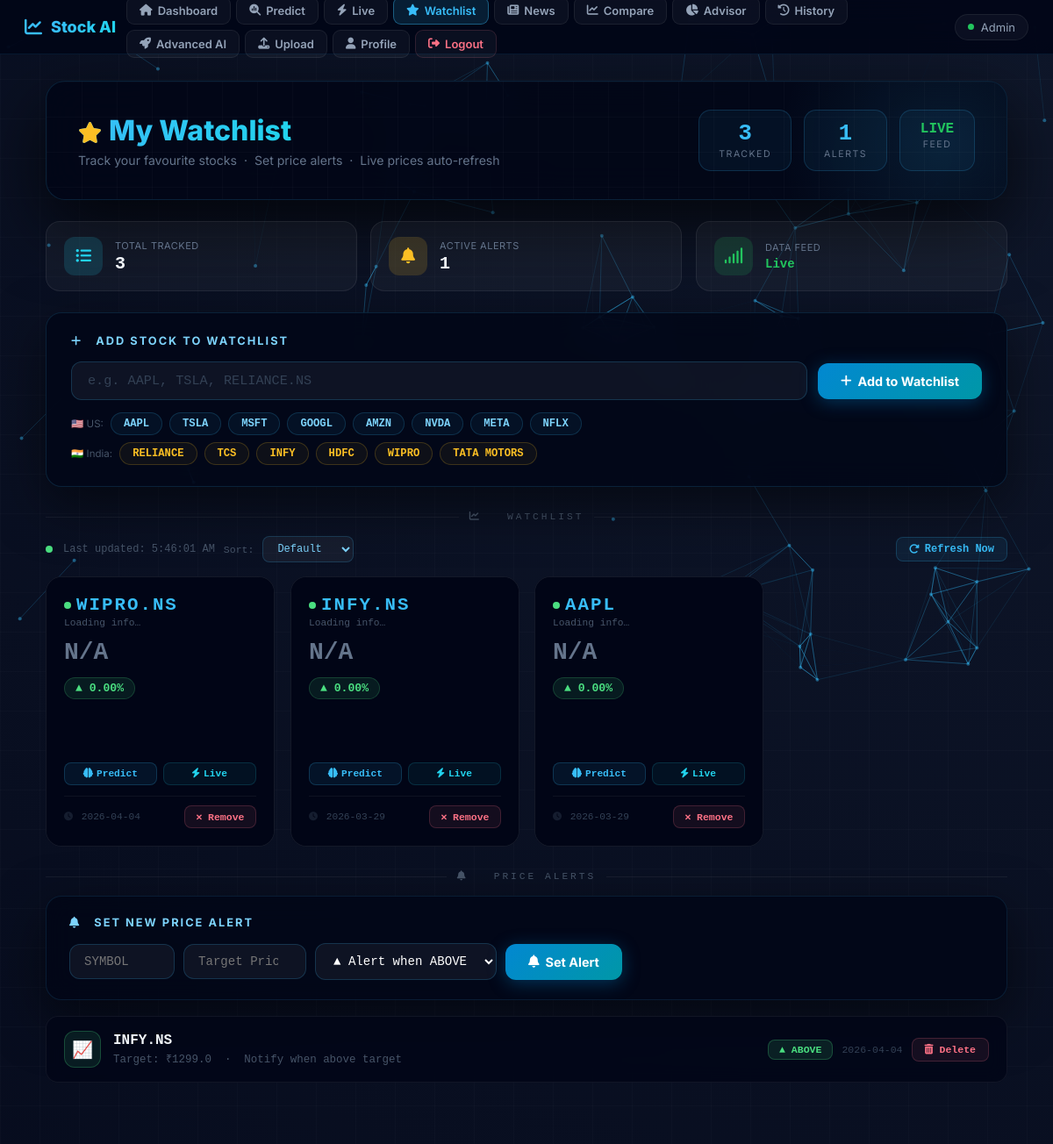
Screenshot of /watchlist (signed in) with the database file from the repository.
### tables this page shows
CREATE TABLE watchlist (
            id INTEGER PRIMARY KEY AUTOINCREMENT,
            username TEXT NOT NULL,
            symbol TEXT NOT NULL,
            added_at TIMESTAMP DEFAULT CURRENT_TIMESTAMP
        );

CREATE TABLE alerts (
            id           INTEGER PRIMARY KEY AUTOINCREMENT,
            username     TEXT    NOT NULL,
            symbol       TEXT    NOT NULL,
            target_price REAL    NOT NULL,
            direction    TEXT    NOT NULL DEFAULT 'above',
            created_at   TIMESTAMP DEFAULT CURRENT_TIMESTAMP
        );

### backend/routes/new_routes.py (the view)
    @app.route("/watchlist")
    def watchlist():
        if "user" not in session:
            return redirect(url_for("login"))
        username = session["user"]
        wl      = _get_watchlist(username)
        alerts  = _get_alerts(username)
        return render_template("watchlist.html", watchlist=wl, alerts=alerts)

### backend/routes/new_routes.py (called while the page is built)
def _get_watchlist(username):
    try:
        conn = sqlite3.connect(DB_PATH)
        c = conn.cursor()
        c.execute("SELECT symbol, added_at FROM watchlist WHERE username=? ORDER BY added_at DESC",
                  (username,))
        rows = c.fetchall()
        conn.close()
        return [{"symbol": r[0], "added_at": r[1]} for r in rows]
    except Exception as e:
        print(f"[new_routes] get_watchlist error: {e}")
        return []

def _get_alerts(username):
    try:
        conn = sqlite3.connect(DB_PATH)
        c = conn.cursor()
        c.execute("""SELECT id, symbol, target_price, direction, created_at
                     FROM alerts WHERE username=? ORDER BY created_at DESC""",
                  (username,))
        rows = c.fetchall()
        conn.close()
        return [{"id":r[0],"symbol":r[1],"target_price":r[2],
                 "direction":r[3],"created_at":r[4]} for r in rows]
    except Exception as e:
        print(f"[new_routes] get_alerts error: {e}")
        return []

### backend/templates/watchlist.html (shortened to what this page needs)
<!DOCTYPE html>
<html lang="en">
<head>
<link rel="stylesheet" href="https://cdnjs.cloudflare.com/ajax/libs/font-awesome/6.5.0/css/all.min.css">
</head>
<body>
<canvas id="bgCanvas"></canvas>
<div class="topbar">
  <a href="/dashboard" class="topbar-brand">
    <i class="fa-solid fa-chart-line"></i>
    <span>Stock AI</span>
  </a>
  <div class="topbar-nav">
    <a href="/dashboard"        class="nav-btn"><i class="fa-solid fa-house"></i><span>Dashboard</span></a>
    <a href="/stock"            class="nav-btn"><i class="fa-solid fa-magnifying-glass-chart"></i><span>Predict</span></a>
    <a href="/live"             class="nav-btn"><i class="fa-solid fa-bolt"></i><span>Live</span></a>
    <a href="/watchlist"        class="nav-btn active"><i class="fa-solid fa-star"></i><span>Watchlist</span></a>
    <a href="/news"             class="nav-btn"><i class="fa-solid fa-newspaper"></i><span>News</span></a>
    <a href="/compare"          class="nav-btn"><i class="fa-solid fa-chart-line"></i><span>Compare</span></a>
    <a href="/portfolio-advisor"class="nav-btn"><i class="fa-solid fa-chart-pie"></i><span>Advisor</span></a>
    <a href="/history"          class="nav-btn"><i class="fa-solid fa-clock-rotate-left"></i><span>History</span></a>
    <a href="/stock-analysis"   class="nav-btn"><i class="fa-solid fa-rocket"></i><span>Advanced AI</span></a>
    <a href="/upload"           class="nav-btn"><i class="fa-solid fa-upload"></i><span>Upload</span></a>
    <a href="/profile"          class="nav-btn"><i class="fa-solid fa-user"></i><span>Profile</span></a>
    <a href="/logout"           class="nav-btn danger"><i class="fa-solid fa-right-from-bracket"></i><span>Logout</span></a>
  </div>
  <div class="user-badge">
    <span class="udot"></span>
    <span>{{ session.get('user','User') | title }}</span>
  </div>
</div>
<div class="container">
  <div class="wl-hero">
    <div class="wl-hero-content">
      <div>
        <h2><i class="fa-solid fa-star" style="color:#fbbf24;font-size:1.5rem;margin-right:8px;"></i>My Watchlist</h2>
        <p>Track your favourite stocks &nbsp;·&nbsp; Set price alerts &nbsp;·&nbsp; Live prices auto-refresh</p>
      </div>
      <div class="wl-hero-stats">
        <div class="hero-stat"><div class="hs-val">{{ watchlist|length }}</div><div class="hs-lbl">Tracked</div></div>
        <div class="hero-stat"><div class="hs-val">{{ alerts|length }}</div><div class="hs-lbl">Alerts</div></div>
        <div class="hero-stat"><div class="hs-val" style="color:#22c55e;font-size:1rem;">LIVE</div><div class="hs-lbl">Feed</div></div>
      </div>
    </div>
  </div>
  <div class="stats-row">
    <div class="stat-card">
      <div class="stat-icon cyan"><i class="fas fa-list-ul"></i></div>
      <div class="stat-info"><p>Total Tracked</p><h3>{{ watchlist|length }}</h3></div>
    </div>
    <div class="stat-card">
      <div class="stat-icon yellow"><i class="fas fa-bell"></i></div>
      <div class="stat-info"><p>Active Alerts</p><h3>{{ alerts|length }}</h3></div>
    </div>
    <div class="stat-card">
      <div class="stat-icon green"><i class="fas fa-signal"></i></div>
      <div class="stat-info"><p>Data Feed</p><h3 style="color:#22c55e;font-size:14px;margin-top:4px;">Live</h3></div>
    </div>
  </div>
  <div class="add-section">
    <h4><i class="fas fa-plus"></i> &nbsp; Add Stock to Watchlist</h4>
    <form class="add-form" method="POST" action="/watchlist/add">
      <input type="text" name="symbol" id="symbolInput"
             placeholder="e.g. AAPL, TSLA, RELIANCE.NS"
             maxlength="15" autocomplete="off" required>
      <button type="submit" class="btn-add">
        <i class="fas fa-plus"></i> Add to Watchlist
      </button>
    </form>
    <div class="quick-add">
      <span>🇺🇸 US:</span>
      <div class="chip" onclick="quickAdd('AAPL')">AAPL</div>
      <div class="chip" onclick="quickAdd('TSLA')">TSLA</div>
      <div class="chip" onclick="quickAdd('MSFT')">MSFT</div>
      <div class="chip" onclick="quickAdd('GOOGL')">GOOGL</div>
      <div class="chip" onclick="quickAdd('AMZN')">AMZN</div>
      <div class="chip" onclick="quickAdd('NVDA')">NVDA</div>
      <div class="chip" onclick="quickAdd('META')">META</div>
      <div class="chip" onclick="quickAdd('NFLX')">NFLX</div>
    </div>
    <div class="quick-add" style="margin-top:8px;">
      <span>🇮🇳 India:</span>
      <div class="chip indian" onclick="quickAdd('RELIANCE.NS')">RELIANCE</div>
      <div class="chip indian" onclick="quickAdd('TCS.NS')">TCS</div>
      <div class="chip indian" onclick="quickAdd('INFY.NS')">INFY</div>
      <div class="chip indian" onclick="quickAdd('HDFCBANK.NS')">HDFC</div>
      <div class="chip indian" onclick="quickAdd('WIPRO.NS')">WIPRO</div>
      <div class="chip indian" onclick="quickAdd('TATAMOTORS.NS')">TATA MOTORS</div>
    </div>
  </div>
  <div class="section-label"><span><i class="fas fa-chart-line"></i> &nbsp; Watchlist</span></div>
  <div class="refresh-bar">
    <div class="sort-bar">
      <span id="lastUpdated"> Prices update every 60s</span>
      <label>Sort:</label>
      <select class="sort-select" id="sortSelect" onchange="sortCards()">
        <option value="default">Default</option>
      </select>
    </div>
    <button class="btn-refresh" onclick="loadPricesWithChange()">
      <i class="fas fa-rotate-right"></i> Refresh Now
    </button>
  </div>
  {% if watchlist %}
  <div class="wl-grid" id="wlGrid">
    {% for item in watchlist %}
    <div class="wl-card"
         data-symbol="{{ item.symbol }}"
         data-price="0"
         data-change="0">
      <div class="wl-card-inner">
        <div class="wl-symbol"><span class="live-dot"></span>{{ item.symbol }}</div>
        <div class="wl-company" id="company-{{ item.symbol }}">Loading info…</div>
        <div class="wl-price"  id="price-{{ item.symbol }}"></div>
        <div class="wl-change neutral" id="change-{{ item.symbol }}">Fetching...</div>
        <div class="sparkline-wrap">
          <canvas id="spark-{{ item.symbol }}"></canvas>
        </div>
        <div class="wl-actions">
          <a href="/stock?symbol={{ item.symbol }}" class="btn-action predict">
            <i class="fa-solid fa-brain"></i> Predict
          </a>
          <a href="/live?symbol={{ item.symbol }}" class="btn-action live">
            <i class="fa-solid fa-bolt"></i> Live
          </a>
        </div>
        <div class="wl-footer-row">
          <span class="wl-added">
            <i class="fas fa-clock" style="opacity:.4;margin-right:3px;font-size:10px;"></i>
            {{ item.added_at[:10] if item.added_at else 'Recently' }}
          </span>
          <form method="POST" action="/watchlist/remove" style="display:inline;">
            <button type="submit" class="btn-remove">✕ Remove</button>
          </form>
        </div>
      </div>
    </div>
    {% endfor %}
  </div>
  {% else %}
  <div class="empty-state">
    <div class="empty-icon">📭</div>
    <p>Your watchlist is empty.<br>Add a stock symbol above to start tracking!</p>
    <div class="empty-hint">→ Try AAPL, TSLA or RELIANCE.NS using the chips above</div>
  </div>
  {% endif %}
  <div class="section-label"><span><i class="fas fa-bell"></i> &nbsp; Price Alerts</span></div>
  <div class="alert-form-box">
    <h4><i class="fas fa-bell"></i> &nbsp; Set New Price Alert</h4>
    <form class="alert-form" method="POST" action="/alerts/add">
      <input type="text"   name="symbol"       placeholder="Symbol"       maxlength="15" required>
      <input type="number" name="target_price"  placeholder="Target Price" step="0.01" min="0" required>
      <select name="direction">
        <option value="above">▲ Alert when ABOVE</option>
      </select>
      <button type="submit" class="btn-add"><i class="fas fa-bell"></i> Set Alert</button>
    </form>
  </div>
  {% if alerts %}
  <div class="alerts-list">
    {% for alert in alerts %}
    <div class="alert-item">
      <div class="alert-left">
        <div class="alert-icon {{ alert.direction }}">
          {{ "📈" if alert.direction == "above" else "📉" }}
        </div>
        <div class="alert-info">
          <div class="alert-sym">{{ alert.symbol }}</div>
          <div class="alert-detail">
            Target: {{ "₹" if ".NS" in alert.symbol or ".BO" in alert.symbol else "$" }}{{ alert.target_price }}
            &nbsp;·&nbsp; Notify when {{ alert.direction }} target
          </div>
        </div>
      </div>
      <div style="display:flex;align-items:center;gap:10px;flex-wrap:wrap;">
        <span class="badge-{{ alert.direction }}">{{ "▲ ABOVE" if alert.direction == "above" else "▼ BELOW" }}</span>
        <span class="alert-date">{{ alert.created_at[:10] if alert.created_at else '' }}</span>
        <form method="POST" action="/alerts/remove" style="display:inline;">
          <button type="submit" class="btn-del-alert">
            <i class="fas fa-trash-alt"></i> Delete
          </button>
        </form>
      </div>
    </div>
    {% endfor %}
  </div>
  {% else %}
  <div class="empty-state" style="padding:32px;">
    <div class="empty-icon" style="font-size:2.2rem;">🔔</div>
    <p>No active alerts.<br>Set one above to get notified!</p>
  </div>
  {% endif %}
</div>
</body>
</html>

### rows the page displays
watchlist: symbol "WIPRO.NS", added_at "2026-04-04"
watchlist: symbol "INFY.NS", added_at "2026-03-29"
watchlist: symbol "AAPL", added_at "2026-03-29"
alerts: direction "📈", symbol "INFY.NS", symbol "₹", target_price "1299.0", direction "above", direction "▲ ABOVE", created_at "2026-04-04"

### other values shown
{{ session.get('user','User') | title }} "Admin"
{{ watchlist|length }} "3"
{{ alerts|length }} "1"
